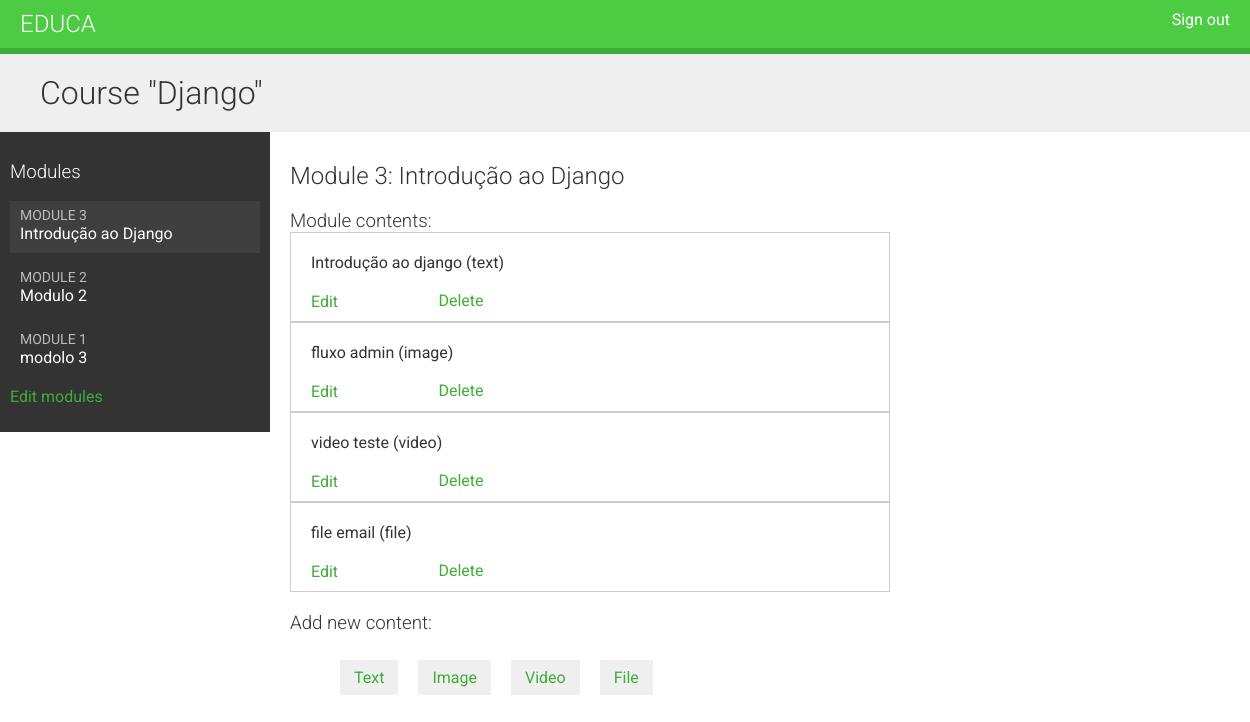
The page /course/module/1/ (signed in) on the database as committed earlier.
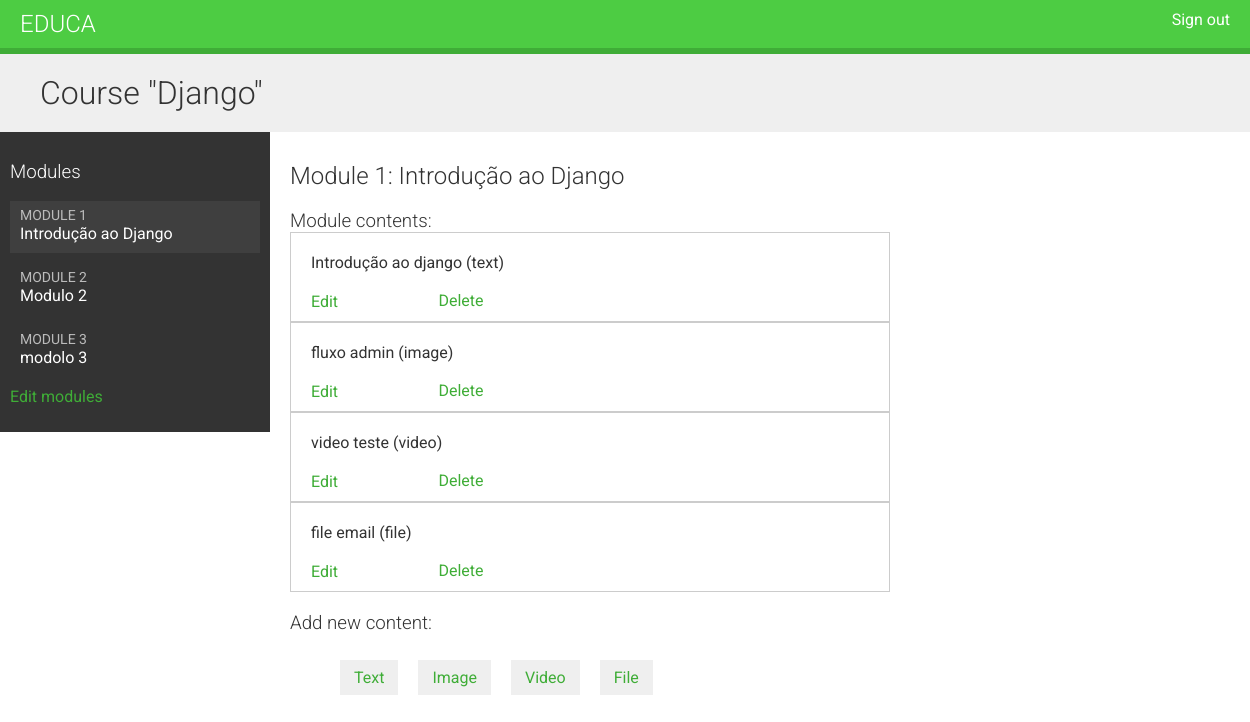
The same page on the database as committed later.
### courses/models.py (models this page shows, shortened)
class Module(models.Model):
    course = models.ForeignKey(Course, related_name='modules', on_delete=models.CASCADE)
    title = models.CharField(max_length=255)
    description = models.TextField(blank=True)
    order = OrderField(blank=True, for_fields=['course'])
    class meta:
        ordering = ['order']

### courses/views.py (the view)
# urls.py: path('module/<int:module_id>/', views.ModuleContentListView.as_view(), name='module_content_list'),
class ModuleContentListView(TemplateResponseMixin, View):
    template_name = 'courses/manage/module/content_list.html'
    def get(self, request, module_id):
        module = get_object_or_404(Module, id=module_id, course__owner=request.user)
        return self.render_to_response({'module': module})

### courses/models.py (called while the page is built)
    def __str__(self):
        return self.title

### courses/templatetags/course.py (called while the page is built)
@register.filter
def model_name(obj):
    try:
        return obj._meta.model_name
    except AttributeError:
        return None

### courses/templates/courses/manage/module/content_list.html (shortened to what this page needs)
{% extends "base.html" %}
{% load course %}
{% block content %}
  {% with course=module.course %}
    <h1>Course "{{ course.title }}"</h1>
    <div class="contents">
      <h3>Modules</h3>
      <ul id="modules">
        {% for m in course.modules.all %}
          <li data-id="{{ m.id }}" {% if m == module %} class="selected"{% endif %}>
            <a href="{% url 'module_content_list' m.id %}">
              <span>
                Module <span class="order">{{ m.order|add:1 }}</span>
              </span>
              <br>
              {{ m.title }}
            </a>
          </li>
        {% empty %}
          <li>No modules yet.</li>
        {% endfor %}
      </ul>
      <p>
        <a href="{% url 'course_module_update' course.id %}">
          Edit modules
        </a>
      </p>
    </div>
    <div class="module">
      <h2>Module {{ module.order|add:1 }}: {{ module.title }}</h2>
      <h3>Module contents:</h3>
      <div id="module-contents">
        {% for content in module.contents.all %}
          <div data-id="{{ content.id }}">
            {% with item=content.item %}
              <p>{{ item }} ({{ item|model_name }})</p>
              <a href="{% url 'module_content_update' module.id item|model_name item.id %}">
                Edit
              </a>
              <form action="{% url 'module_content_delete' content.id %}" method="post">
                <input type="submit" value="Delete">
              </form>
            {% endwith %}
          </div>
        {% empty %}
          <p>This module has no contents yet.</p>
        {% endfor %}
      </div>
      <h3>Add new content:</h3>
      <ul class="content-types">
        <li>
          <a href="{% url 'module_content_create' module.id 'text' %}">
            Text
          </a>
        </li>
        <li>
          <a href="{% url 'module_content_create' module.id 'image' %}">
            Image
          </a>
        </li>
        <li>
          <a href="{% url 'module_content_create' module.id 'video' %}">
            Video
          </a>
        </li>
        <li>
          <a href="{% url 'module_content_create' module.id 'file' %}">
            File
          </a>
        </li>
      </ul>
    </div>
  {% endwith %}
{% endblock %}

Rows that differ between the two databases and show on the page:
changed Module "Introdução ao Django": order|add "3" → "1"
changed Module "modolo 3": order|add "1" → "3"
